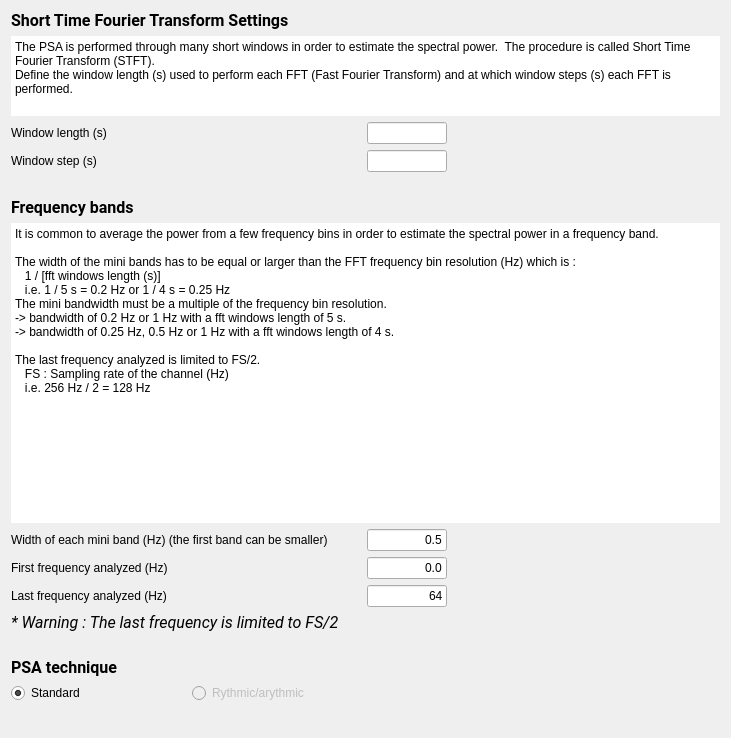
<?xml version="1.0" encoding="UTF-8"?>
<ui version="4.0">
 <class>SpectralSettings</class>
 <widget class="QWidget" name="SpectralSettings">
  <property name="geometry">
   <rect>
    <x>0</x>
    <y>0</y>
    <width>730</width>
    <height>738</height>
   </rect>
  </property>
  <property name="minimumSize">
   <size>
    <width>0</width>
    <height>0</height>
   </size>
  </property>
  <property name="windowTitle">
   <string/>
  </property>
  <property name="styleSheet">
   <string>font: 12pt &quot;Roboto&quot;;</string>
  </property>
  <layout class="QVBoxLayout" name="verticalLayout_2">
   <item>
    <layout class="QVBoxLayout" name="verticalLayout">
     <item>
      <widget class="QLabel" name="label_3">
       <property name="maximumSize">
        <size>
         <width>16777215</width>
         <height>30</height>
        </size>
       </property>
       <property name="font">
        <font>
         <family>Roboto</family>
         <pointsize>12</pointsize>
         <weight>50</weight>
         <italic>false</italic>
         <bold>false</bold>
        </font>
       </property>
       <property name="text">
        <string>&lt;html&gt;&lt;head/&gt;&lt;body&gt;&lt;p&gt;&lt;span style=&quot; font-weight:600;&quot;&gt;Short Time Fourier Transform Settings&lt;/span&gt;&lt;/p&gt;&lt;/body&gt;&lt;/html&gt;</string>
       </property>
      </widget>
     </item>
     <item>
      <widget class="QPlainTextEdit" name="plainTextEdit_2">
       <property name="minimumSize">
        <size>
         <width>0</width>
         <height>45</height>
        </size>
       </property>
       <property name="maximumSize">
        <size>
         <width>16777215</width>
         <height>80</height>
        </size>
       </property>
       <property name="frameShape">
        <enum>QFrame::HLine</enum>
       </property>
       <property name="frameShadow">
        <enum>QFrame::Plain</enum>
       </property>
       <property name="lineWidth">
        <number>0</number>
       </property>
       <property name="readOnly">
        <bool>true</bool>
       </property>
       <property name="plainText">
        <string>The PSA is performed through many short windows in order to estimate the spectral power.  The procedure is called Short Time Fourier Transform (STFT).
Define the window length (s) used to perform each FFT (Fast Fourier Transform) and at which window steps (s) each FFT is performed.</string>
       </property>
      </widget>
     </item>
     <item>
      <layout class="QGridLayout" name="gridLayout">
       <property name="sizeConstraint">
        <enum>QLayout::SetNoConstraint</enum>
       </property>
       <item row="1" column="0">
        <widget class="QLabel" name="label_2">
         <property name="sizePolicy">
          <sizepolicy hsizetype="Minimum" vsizetype="Preferred">
           <horstretch>0</horstretch>
           <verstretch>0</verstretch>
          </sizepolicy>
         </property>
         <property name="minimumSize">
          <size>
           <width>200</width>
           <height>0</height>
          </size>
         </property>
         <property name="text">
          <string>Window step (s)</string>
         </property>
        </widget>
       </item>
       <item row="1" column="1">
        <widget class="QLineEdit" name="win_step_lineEdit">
         <property name="maximumSize">
          <size>
           <width>80</width>
           <height>16777215</height>
          </size>
         </property>
         <property name="toolTip">
          <string>At which window steps (s) the FFT (Fast Fourier Transform) is performed.</string>
         </property>
        </widget>
       </item>
       <item row="0" column="1">
        <widget class="QLineEdit" name="win_len_lineEdit">
         <property name="maximumSize">
          <size>
           <width>80</width>
           <height>16777215</height>
          </size>
         </property>
         <property name="toolTip">
          <string>Window length (s) used to perform the FFT (Fast Fourier Transform).</string>
         </property>
        </widget>
       </item>
       <item row="0" column="0">
        <widget class="QLabel" name="label">
         <property name="sizePolicy">
          <sizepolicy hsizetype="Minimum" vsizetype="Preferred">
           <horstretch>0</horstretch>
           <verstretch>0</verstretch>
          </sizepolicy>
         </property>
         <property name="minimumSize">
          <size>
           <width>350</width>
           <height>0</height>
          </size>
         </property>
         <property name="maximumSize">
          <size>
           <width>500</width>
           <height>500</height>
          </size>
         </property>
         <property name="text">
          <string>Window length (s)</string>
         </property>
        </widget>
       </item>
       <item row="0" column="2">
        <spacer name="horizontalSpacer_2">
         <property name="orientation">
          <enum>Qt::Horizontal</enum>
         </property>
         <property name="sizeHint" stdset="0">
          <size>
           <width>40</width>
           <height>20</height>
          </size>
         </property>
        </spacer>
       </item>
       <item row="1" column="2">
        <spacer name="horizontalSpacer_3">
         <property name="orientation">
          <enum>Qt::Horizontal</enum>
         </property>
         <property name="sizeHint" stdset="0">
          <size>
           <width>40</width>
           <height>20</height>
          </size>
         </property>
        </spacer>
       </item>
      </layout>
     </item>
    </layout>
   </item>
   <item>
    <spacer name="verticalSpacer_3">
     <property name="orientation">
      <enum>Qt::Vertical</enum>
     </property>
     <property name="sizeType">
      <enum>QSizePolicy::Fixed</enum>
     </property>
     <property name="sizeHint" stdset="0">
      <size>
       <width>20</width>
       <height>20</height>
      </size>
     </property>
    </spacer>
   </item>
   <item>
    <layout class="QVBoxLayout" name="verticalLayout_5">
     <item>
      <widget class="QLabel" name="label_7">
       <property name="maximumSize">
        <size>
         <width>16777215</width>
         <height>30</height>
        </size>
       </property>
       <property name="font">
        <font>
         <family>Roboto</family>
         <pointsize>12</pointsize>
         <weight>50</weight>
         <italic>false</italic>
         <bold>false</bold>
        </font>
       </property>
       <property name="text">
        <string>&lt;html&gt;&lt;head/&gt;&lt;body&gt;&lt;p&gt;&lt;span style=&quot; font-weight:600;&quot;&gt;Frequency bands&lt;/span&gt;&lt;/p&gt;&lt;/body&gt;&lt;/html&gt;</string>
       </property>
      </widget>
     </item>
     <item>
      <widget class="QPlainTextEdit" name="plainTextEdit">
       <property name="sizePolicy">
        <sizepolicy hsizetype="Expanding" vsizetype="Expanding">
         <horstretch>0</horstretch>
         <verstretch>0</verstretch>
        </sizepolicy>
       </property>
       <property name="minimumSize">
        <size>
         <width>0</width>
         <height>300</height>
        </size>
       </property>
       <property name="maximumSize">
        <size>
         <width>16777215</width>
         <height>16777215</height>
        </size>
       </property>
       <property name="frameShape">
        <enum>QFrame::HLine</enum>
       </property>
       <property name="frameShadow">
        <enum>QFrame::Plain</enum>
       </property>
       <property name="lineWidth">
        <number>0</number>
       </property>
       <property name="readOnly">
        <bool>true</bool>
       </property>
       <property name="plainText">
        <string>It is common to average the power from a few frequency bins in order to estimate the spectral power in a frequency band.

The width of the mini bands has to be equal or larger than the FFT frequency bin resolution (Hz) which is :
   1 / [fft windows length (s)]
   i.e. 1 / 5 s = 0.2 Hz or 1 / 4 s = 0.25 Hz
The mini bandwidth must be a multiple of the frequency bin resolution.
-&gt; bandwidth of 0.2 Hz or 1 Hz with a fft windows length of 5 s.
-&gt; bandwidth of 0.25 Hz, 0.5 Hz or 1 Hz with a fft windows length of 4 s. 

The last frequency analyzed is limited to FS/2.
   FS : Sampling rate of the channel (Hz)
   i.e. 256 Hz / 2 = 128 Hz</string>
       </property>
      </widget>
     </item>
    </layout>
   </item>
   <item>
    <layout class="QGridLayout" name="gridLayout_2">
     <item row="0" column="0">
      <widget class="QLabel" name="label_8">
       <property name="sizePolicy">
        <sizepolicy hsizetype="Minimum" vsizetype="Preferred">
         <horstretch>0</horstretch>
         <verstretch>0</verstretch>
        </sizepolicy>
       </property>
       <property name="minimumSize">
        <size>
         <width>350</width>
         <height>0</height>
        </size>
       </property>
       <property name="maximumSize">
        <size>
         <width>400</width>
         <height>16777215</height>
        </size>
       </property>
       <property name="text">
        <string>Width of each mini band (Hz) (the first band can be smaller)</string>
       </property>
      </widget>
     </item>
     <item row="0" column="1">
      <widget class="QLineEdit" name="miniband_lineEdit">
       <property name="minimumSize">
        <size>
         <width>0</width>
         <height>0</height>
        </size>
       </property>
       <property name="maximumSize">
        <size>
         <width>80</width>
         <height>16777215</height>
        </size>
       </property>
       <property name="text">
        <string>0.5</string>
       </property>
       <property name="alignment">
        <set>Qt::AlignRight|Qt::AlignTrailing|Qt::AlignVCenter</set>
       </property>
      </widget>
     </item>
     <item row="0" column="2">
      <spacer name="horizontalSpacer_4">
       <property name="orientation">
        <enum>Qt::Horizontal</enum>
       </property>
       <property name="sizeHint" stdset="0">
        <size>
         <width>58</width>
         <height>13</height>
        </size>
       </property>
      </spacer>
     </item>
     <item row="1" column="0">
      <widget class="QLabel" name="label_4">
       <property name="text">
        <string>First frequency analyzed (Hz)</string>
       </property>
      </widget>
     </item>
     <item row="1" column="1">
      <widget class="QLineEdit" name="first_freq_lineEdit">
       <property name="maximumSize">
        <size>
         <width>80</width>
         <height>16777215</height>
        </size>
       </property>
       <property name="text">
        <string>0.0</string>
       </property>
       <property name="alignment">
        <set>Qt::AlignRight|Qt::AlignTrailing|Qt::AlignVCenter</set>
       </property>
      </widget>
     </item>
     <item row="1" column="2">
      <spacer name="horizontalSpacer_6">
       <property name="orientation">
        <enum>Qt::Horizontal</enum>
       </property>
       <property name="sizeHint" stdset="0">
        <size>
         <width>58</width>
         <height>20</height>
        </size>
       </property>
      </spacer>
     </item>
     <item row="2" column="0">
      <widget class="QLabel" name="label_9">
       <property name="sizePolicy">
        <sizepolicy hsizetype="Minimum" vsizetype="Preferred">
         <horstretch>0</horstretch>
         <verstretch>0</verstretch>
        </sizepolicy>
       </property>
       <property name="minimumSize">
        <size>
         <width>300</width>
         <height>0</height>
        </size>
       </property>
       <property name="maximumSize">
        <size>
         <width>16777215</width>
         <height>16777215</height>
        </size>
       </property>
       <property name="text">
        <string>Last frequency analyzed (Hz)</string>
       </property>
      </widget>
     </item>
     <item row="2" column="1">
      <widget class="QLineEdit" name="last_freq_lineEdit">
       <property name="maximumSize">
        <size>
         <width>80</width>
         <height>16777215</height>
        </size>
       </property>
       <property name="text">
        <string>64</string>
       </property>
       <property name="alignment">
        <set>Qt::AlignRight|Qt::AlignTrailing|Qt::AlignVCenter</set>
       </property>
      </widget>
     </item>
     <item row="2" column="2">
      <spacer name="horizontalSpacer_5">
       <property name="orientation">
        <enum>Qt::Horizontal</enum>
       </property>
       <property name="sizeHint" stdset="0">
        <size>
         <width>58</width>
         <height>20</height>
        </size>
       </property>
      </spacer>
     </item>
    </layout>
   </item>
   <item>
    <widget class="QLabel" name="label_10">
     <property name="font">
      <font>
       <family>Roboto</family>
       <pointsize>12</pointsize>
       <weight>50</weight>
       <italic>false</italic>
       <bold>false</bold>
      </font>
     </property>
     <property name="text">
      <string>&lt;html&gt;&lt;head/&gt;&lt;body&gt;&lt;p&gt;&lt;span style=&quot; font-size:12pt; font-style:italic;&quot;&gt;* Warning : The last frequency is limited to FS/2 &lt;/span&gt;&lt;/p&gt;&lt;/body&gt;&lt;/html&gt;</string>
     </property>
     <property name="alignment">
      <set>Qt::AlignLeading|Qt::AlignLeft|Qt::AlignVCenter</set>
     </property>
    </widget>
   </item>
   <item>
    <spacer name="verticalSpacer_4">
     <property name="orientation">
      <enum>Qt::Vertical</enum>
     </property>
     <property name="sizeType">
      <enum>QSizePolicy::Fixed</enum>
     </property>
     <property name="sizeHint" stdset="0">
      <size>
       <width>20</width>
       <height>20</height>
      </size>
     </property>
    </spacer>
   </item>
   <item>
    <layout class="QVBoxLayout" name="verticalLayout_4">
     <item>
      <widget class="QLabel" name="label_6">
       <property name="font">
        <font>
         <family>Roboto</family>
         <pointsize>12</pointsize>
         <weight>50</weight>
         <italic>false</italic>
         <bold>false</bold>
        </font>
       </property>
       <property name="text">
        <string>&lt;html&gt;&lt;head/&gt;&lt;body&gt;&lt;p&gt;&lt;span style=&quot; font-weight:600;&quot;&gt;PSA technique&lt;/span&gt;&lt;/p&gt;&lt;/body&gt;&lt;/html&gt;</string>
       </property>
      </widget>
     </item>
     <item>
      <layout class="QHBoxLayout" name="horizontalLayout_3">
       <item>
        <widget class="QRadioButton" name="std_radioButton">
         <property name="enabled">
          <bool>true</bool>
         </property>
         <property name="minimumSize">
          <size>
           <width>175</width>
           <height>0</height>
          </size>
         </property>
         <property name="maximumSize">
          <size>
           <width>500</width>
           <height>16777215</height>
          </size>
         </property>
         <property name="text">
          <string>Standard </string>
         </property>
         <property name="checked">
          <bool>true</bool>
         </property>
        </widget>
       </item>
       <item>
        <widget class="QRadioButton" name="RA_radioButton">
         <property name="enabled">
          <bool>false</bool>
         </property>
         <property name="minimumSize">
          <size>
           <width>175</width>
           <height>0</height>
          </size>
         </property>
         <property name="text">
          <string>Rythmic/arythmic</string>
         </property>
        </widget>
       </item>
       <item>
        <spacer name="horizontalSpacer">
         <property name="orientation">
          <enum>Qt::Horizontal</enum>
         </property>
         <property name="sizeHint" stdset="0">
          <size>
           <width>40</width>
           <height>20</height>
          </size>
         </property>
        </spacer>
       </item>
      </layout>
     </item>
    </layout>
   </item>
   <item>
    <spacer name="verticalSpacer">
     <property name="orientation">
      <enum>Qt::Vertical</enum>
     </property>
     <property name="sizeType">
      <enum>QSizePolicy::Expanding</enum>
     </property>
     <property name="sizeHint" stdset="0">
      <size>
       <width>709</width>
       <height>19</height>
      </size>
     </property>
    </spacer>
   </item>
  </layout>
 </widget>
 <resources>
  <include location="../../../../../scinodes_poc/src/main/python/ui/themes/themes.qrc"/>
 </resources>
 <connections>
  <connection>
   <sender>win_len_lineEdit</sender>
   <signal>editingFinished()</signal>
   <receiver>SpectralSettings</receiver>
   <slot>miniband_edit_slot()</slot>
   <hints>
    <hint type="sourcelabel">
     <x>307</x>
     <y>87</y>
    </hint>
    <hint type="destinationlabel">
     <x>376</x>
     <y>408</y>
    </hint>
   </hints>
  </connection>
  <connection>
   <sender>last_freq_lineEdit</sender>
   <signal>editingFinished()</signal>
   <receiver>SpectralSettings</receiver>
   <slot>lastfreq_edit_slot()</slot>
   <hints>
    <hint type="sourcelabel">
     <x>307</x>
     <y>433</y>
    </hint>
    <hint type="destinationlabel">
     <x>376</x>
     <y>408</y>
    </hint>
   </hints>
  </connection>
  <connection>
   <sender>miniband_lineEdit</sender>
   <signal>editingFinished()</signal>
   <receiver>SpectralSettings</receiver>
   <slot>miniband_edit_slot()</slot>
   <hints>
    <hint type="sourcelabel">
     <x>307</x>
     <y>406</y>
    </hint>
    <hint type="destinationlabel">
     <x>376</x>
     <y>408</y>
    </hint>
   </hints>
  </connection>
 </connections>
 <slots>
  <slot>miniband_edit_slot()</slot>
  <slot>lastfreq_edit_slot()</slot>
 </slots>
</ui>
